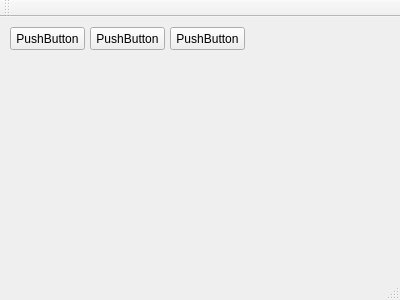
<?xml version="1.0" encoding="UTF-8"?>
<ui version="4.0">
 <class>MainWindow</class>
 <widget class="QMainWindow" name="MainWindow">
  <property name="geometry">
   <rect>
    <x>0</x>
    <y>0</y>
    <width>400</width>
    <height>300</height>
   </rect>
  </property>
  <property name="windowTitle">
   <string>MainWindow</string>
  </property>
  <widget class="QWidget" name="centralWidget">
   <widget class="QPushButton" name="pushButton_1">
    <property name="geometry">
     <rect>
      <x>10</x>
      <y>10</y>
      <width>75</width>
      <height>23</height>
     </rect>
    </property>
    <property name="text">
     <string>PushButton</string>
    </property>
   </widget>
   <widget class="QPushButton" name="pushButton_2">
    <property name="geometry">
     <rect>
      <x>90</x>
      <y>10</y>
      <width>75</width>
      <height>23</height>
     </rect>
    </property>
    <property name="text">
     <string>PushButton</string>
    </property>
   </widget>
   <widget class="QPushButton" name="pushButton_3">
    <property name="geometry">
     <rect>
      <x>170</x>
      <y>10</y>
      <width>75</width>
      <height>23</height>
     </rect>
    </property>
    <property name="text">
     <string>PushButton</string>
    </property>
   </widget>
  </widget>
  <widget class="QMenuBar" name="menuBar">
   <property name="geometry">
    <rect>
     <x>0</x>
     <y>0</y>
     <width>400</width>
     <height>21</height>
    </rect>
   </property>
  </widget>
  <widget class="QToolBar" name="mainToolBar">
   <attribute name="toolBarArea">
    <enum>TopToolBarArea</enum>
   </attribute>
   <attribute name="toolBarBreak">
    <bool>false</bool>
   </attribute>
  </widget>
  <widget class="QStatusBar" name="statusBar"/>
 </widget>
 <layoutdefault spacing="6" margin="11"/>
 <resources/>
 <connections/>
</ui>
